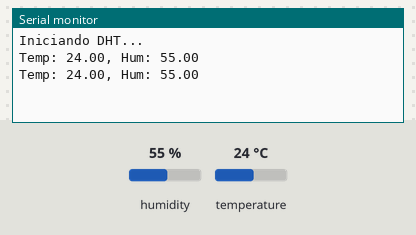
Simulated run of this sketch. Board: ESP32. Shown: the last lines printed to the serial monitor. The test bench sets the inputs (shaded band); at power-on: humidity 55 %, temperature 24 °C.

Above: at 10.8 s.
10.9 s: humidity set to 22 %
At 20.7 s:
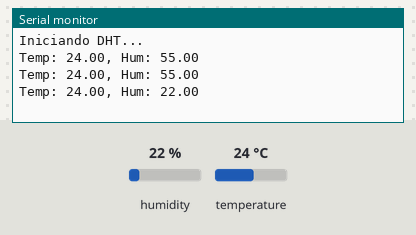
20.9 s: temperature set to 12 °C
At 30.5 s:
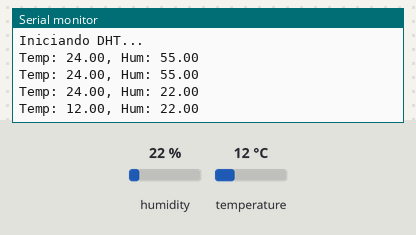
30.9 s: humidity set to 40 %
At 41.3 s:
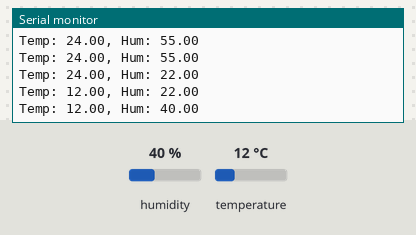
Timing chart, 0 to 42.8 s (numbered marks = the images above; inputs shaded):
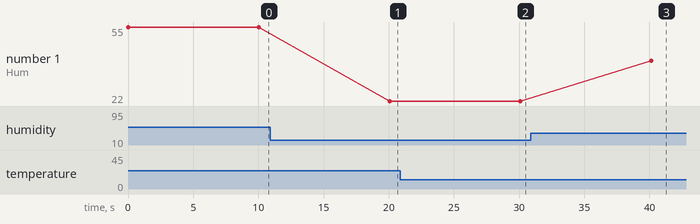

The sketch:

esp32_dht11.ino
```cpp
#include "DHT.h"

// Configuración del DHT11
#define DHTPIN 15  // Pin conectado al DATA del DHT11
#define DHTTYPE DHT11

DHT dht(DHTPIN, DHTTYPE);

void setup() {
  Serial.begin(9600);  // Ajusta a 9600 baudios para ser consistente con Python
  Serial.println(F("Iniciando DHT..."));
  dht.begin();
}

void loop() {
  // Leer temperatura y humedad
  float humedad = dht.readHumidity();
  float temperatura = dht.readTemperature();

  // Validar lectura
  if (isnan(humedad) || isnan(temperatura)) {
    Serial.println(F("Error al leer del DHT!"));
    return;
  }

  // Enviar datos en el formato esperado
  Serial.print("Temp: ");
  Serial.print(temperatura);
  Serial.print(", Hum: ");
  Serial.println(humedad);

  delay(10000);  // Esperar 2 segundos antes de la siguiente lectura
}
```

Measured:
- after the input at 10.9 s, the serial monitor: prints a new line after 9.2 s (image 1)
- after the input at 20.9 s, the serial monitor: prints a new line after 9.2 s (image 2)
- after the input at 30.9 s, the serial monitor: prints a new line after 9.2 s (image 3)
- plotted number 1: 55 → 22 after the input at 10.9 s, 22 → 40 after the input at 30.9 s
